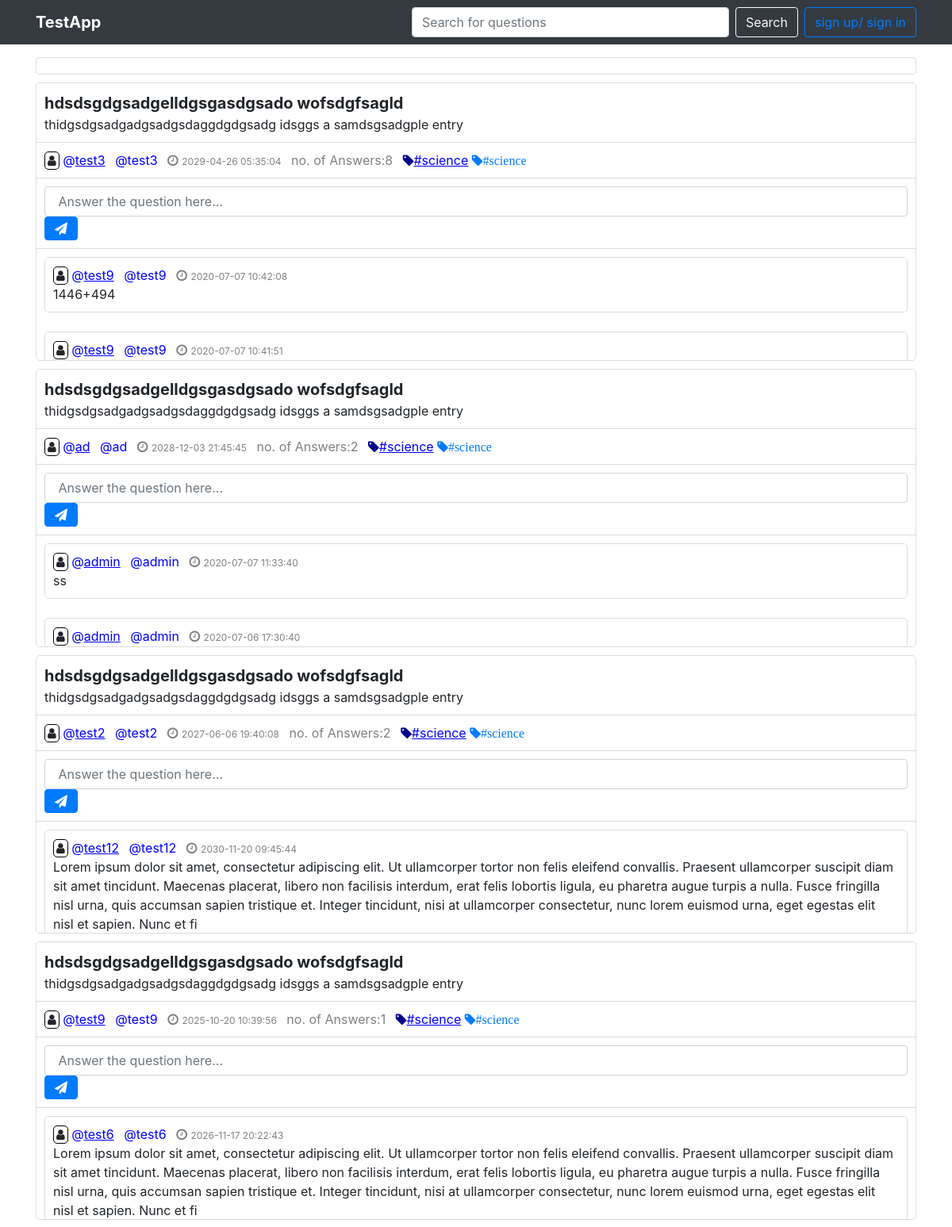
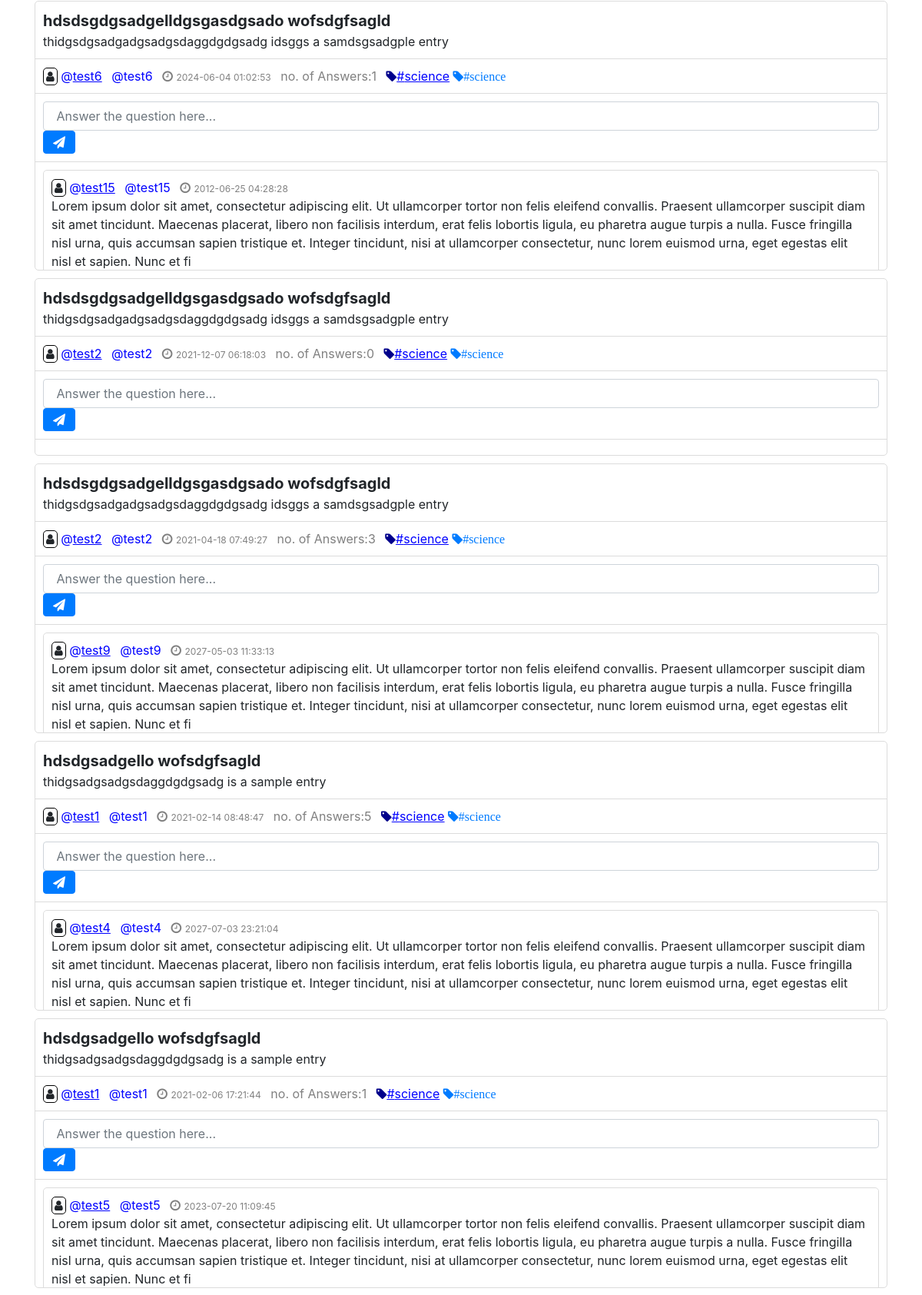
The page / (upper part) on the database its author committed (2 pictures, top to bottom).
### tables this page shows
CREATE TABLE "questions" (
	"question_id"	INTEGER UNIQUE,
	"user_id"	INTEGER NOT NULL,
	"timestamp"	TEXT NOT NULL,
	"title"	TEXT NOT NULL,
	"description"	TEXT NOT NULL,
	"tag"	TEXT NOT NULL,
	PRIMARY KEY("question_id" AUTOINCREMENT)
);

CREATE TABLE "authentication" (
	"user_id"	INTEGER UNIQUE,
	"username"	TEXT NOT NULL UNIQUE,
	"email"	TEXT NOT NULL UNIQUE,
	"password"	TEXT NOT NULL,
	PRIMARY KEY("user_id" AUTOINCREMENT)
);

CREATE TABLE "answers" (
	"answer_id"	INTEGER UNIQUE,
	"user_id"	INTEGER,
	"question_id"	INTEGER NOT NULL,
	"timestamp"	TEXT NOT NULL,
	"answer"	TEXT NOT NULL,
	PRIMARY KEY("answer_id" AUTOINCREMENT)
);

### server.py (the view)
@app.route('/',methods=['post','get'])
def index():
    print('loding home.html')
    if 'userid' in session and 'username' in session:
        useridv = session['userid']
        usernamev = session['username']
        result1 = gather_data1(session_id=useridv)
        print('session data found : ','userid = ',useridv,' username = ', usernamev )
        return render_template('home.html',userid=useridv,username= usernamev,posts=result1,inPostPage=0)
    else:
        result1 = gather_data1(session_id=0)
        print('inside session not found')
        app.secret_key = secretkeygeneration()
        return render_template('home.html',userid=0,username='none',posts=result1,inPostPage=0)

### server.py (called while the page is built)
def secretkeygeneration():
    import secrets
    import string
    key=str(''.join(secrets.choice(string.ascii_uppercase + string.digits + string.ascii_lowercase) for i in range(16)))
    print('secret key: ',key)
    return key

def collect_data_form_answers(question_id):
    mydb = sqlite3.connect('server_data.db')
    con = mydb.execute("SELECT A.answer_id,S.username, A.timestamp, A.answer, A.user_id FROM answers A join authentication S on (A.user_id ==S.user_id)  where question_id = ? order by timestamp DESC;",[question_id])
    result= con.fetchall()
    mydb.close()
    return result

def collect_data_from_question_by_userid(keyword):
    mydb = sqlite3.connect('server_data.db')
    if keyword != 'none':
        con = mydb.execute("SELECT  Q.question_id, A.username, Q.timestamp, Q.title, Q.description, Q.tag, Q.user_id FROM questions Q join authentication A on (Q.user_id == A.user_id) where Q.user_id = ? order by Q.timestamp DESC ;",[keyword])
        result= con.fetchall()
        mydb.close()
        return result
    else:
        con = mydb.execute("SELECT  Q.question_id, A.username, Q.timestamp, Q.title, Q.description, Q.tag, Q.user_id FROM questions Q join authentication A on (Q.user_id == A.user_id) order by Q.timestamp DESC ;")
        result= con.fetchall()
        mydb.close()
        return result

### Templates/home.html (shortened to what this page needs)
<html>
<head>
    <link rel="stylesheet" type="text/css" href="{{ url_for('static', filename='style07.css') }}">
  <link rel="stylesheet" href="https://maxcdn.bootstrapcdn.com/bootstrap/4.5.0/css/bootstrap.min.css">
    <link rel="stylesheet" href="https://cdnjs.cloudflare.com/ajax/libs/font-awesome/4.7.0/css/font-awesome.min.css">
</head>
<body onload = "onload_function()">
<nav class="navbar navbar-expand-lg navbar-dark bg-dark">
  <div class="container">
  <a class="navbar-brand font-weight-bold" href="http://127.0.0.1:5000">TestApp</a>
  <div class="collapse navbar-collapse" id="navbarContent">
    <div class="navbar-nav ml-auto mr-sm-2">
    <form class="form-inline my-2 my-lg-0" action="http://127.0.0.1:5000/search" method="post">
      <input class="form-control mr-sm-2" id="searchBar" type="search" placeholder="Search for questions" name="search">
      <button class="btn btn-outline-light my-2 my-sm-0" type="submit">Search</button>
    </form>
  </div>
<div>
        <button id="signup" onclick="restartSignModal()" type="button" class="btn btn-outline-primary my-2 my-sm-0" type="button" data-toggle="modal" data-target=".signInModal">sign up/ sign in</button>
        </div>
          </div>
</div>
</nav>
<div class="container">
      <div id="postButtons" class="center" style="text-align: center;">
      </div>
      <div id="intro" style="padding:10px; border:1px solid gainsboro; border-radius: 5px;">
      </div>
      {% for questions in posts %}
     <div id="posts" style="margin-top:10px;">
      <div class="postCardModal">
        <div class="questionModal">
        <span style="display: inline-block; font-weight: bold; font-size: 20px;" id="title1{{questions['question_id']}}">{{questions['question title']}}</span>
        <div id="question1{{questions['question_id']}}">{{questions['question description']}}</div>
        </div>
        <div class="postCardRow2">
        <i class="fa fa-user" data-toggle="tooltip" title="{{questions['question postedby']}}" id="userHead2"></i>
        <span class="postCardUsername mr-sm-2">@<span style="text-decoration: underline;">{{questions['question postedby']}}</span></span>
        <a class="postCardUsername mr-sm-2" href="http://127.0.0.1:5000/tag?search={{questions['question postedby']}}">@{{questions['question postedby']}}</a>
        <i class="fa fa-clock-o" id="postClock"></i>
        <span id="timeOfPost" class="mr-sm-2">{{questions['question timestamp']}}</span>
        <span id="noOfAns" class="mr-sm-2">no. of Answers:{{questions['no of answers']}}</span>
        <span id="tagDiv"><i class="fa fa-tag" style="color:darkblue;" aria-hidden="true"></i>#{{questions['question tag']}}</span>
        <a class= "fa fa-tag" href="http://127.0.0.1:5000/tag?search={{questions['question tag']}}">#{{questions['question tag']}}</a>
      </div>
      </div>
      <div id="postAnswerDiv">
         <form id="postAnswerForm" action="http://127.0.0.1:5000/createanswer" method="post">
            <input type="text" class="form-control" id="20" placeholder=" Answer the question here..." name="answer">
            <button type="submit" class="btn btn-primary" id="{{questions['question_id']}}"><i class="fa fa-paper-plane" style="color:white;"  aria-hidden="true"></i></button>
          </form>
      </div>
      <div id="answers" style="height: {{questions['question answer scroll height']}}px; overflow-y: {{questions['question answer scroll status']}};">
        {% for answers in questions['question answers'] %}
        <div class="answerPost">
         <i class="fa fa-user" data-toggle="tooltip" title="{{answers['answered by']}}" id="userHead2"></i>
        <span class="postCardUsername mr-sm-2">@<span style="text-decoration: underline;">{{answers['answered by']}}</span></span>
        <a class="postCardUsername mr-sm-2" href="http://127.0.0.1:5000/tag?search={{answers['answered by']}}">@{{answers['answered by']}}</a>
        <i class="fa fa-clock-o" id="postClock"></i>
        <span id="timeOfPost" class="mr-sm-2">{{answers['answer timestamp']}}</span>
        <div id="answer1{{answers['answer_id']}}" class="theAnswerClass">{{answers['answer']}}</div>
        </div>
        <br>
        {% endfor %}
      </div>
     </div>
     {% endfor %}
    </div>
</body>
</html>

### Static/style07.css (style rules this page uses)
#searchBar { width: 400px !important; }
#userHead2 { font-size: 15px; border:1px solid black; border-radius:5px; padding:3px; }
.postCardRow2 { padding:10px; border-bottom: 1px solid gainsboro; }
.postCardUsername { color:blue; }
#postClock { color:grey; }
#timeOfPost { color:grey; font-size:12px; }
#noOfAns { color: grey; }
#tagDiv { cursor: pointer; color:blue; text-decoration: underline; }
.postCardUsername { cursor: pointer; }
#posts { border:1px solid gainsboro; border-radius:5px; }
.questionModal { padding:10px; border-bottom: 1px solid gainsboro; }
#postAnswerDiv { padding:10px; border-bottom:1px solid gainsboro; }
#postAnswerForm { padding:0 !important; margin:0 !important; }
#answers { padding: 10px; }
.answerPost { padding:10px; border:1px solid gainsboro; border-radius: 5px; }
.center { display: block; margin-left: auto; margin-right: auto; width: 50%; }

### rows shown on the page
questions: title "hdsdsgdgsadgelldgsgasdgsado wofsdgfsagld", description "thidgsdgsadgadgsadgsdaggdgdgsadg idsggs a samdsgsadgple entry", username "test3", timestamp "2029-04-26 05:35:04", questions "8", tag "science", {{ questions['question answer scroll height'] }} 140 (drawn)
answers: username "test9", timestamp "2020-07-07 10:42:08", answer "1446+494"
answers: username "test9", timestamp "2020-07-07 10:41:51"
questions: title "hdsdsgdgsadgelldgsgasdgsado wofsdgfsagld", description "thidgsdgsadgadgsadgsdaggdgdgsadg idsggs a samdsgsadgple entry", username "ad", timestamp "2028-12-03 21:45:45", questions "2", tag "science", {{ questions['question answer scroll height'] }} 140 (drawn)
answers: username "admin", timestamp "2020-07-07 11:33:40", answer "ss"
answers: username "admin", timestamp "2020-07-06 17:30:40"
questions: title "hdsdsgdgsadgelldgsgasdgsado wofsdgfsagld", description "thidgsdgsadgadgsadgsdaggdgdgsadg idsggs a samdsgsadgple entry", username "test2", timestamp "2027-06-06 19:40:08", user "2", tag "science", {{ questions['question answer scroll height'] }} 140 (drawn)
answers: username "test12", timestamp "2030-11-20 09:45:44", answer "Lorem ipsum dolor sit amet, consectetur adipiscing elit. Ut ullamcorper tortor non felis eleifend convallis. Praesent ullamcorper suscipit diam sit amet tincidunt. Maecenas placerat, libero non facilisis interdum, erat felis lobortis ligula, eu pharetra augue turpis a nulla. Fusce fringilla nisl urna, quis accumsan sapien tristique et. Integer tincidunt, nisi at ullamcorper consectetur, nunc lorem euismod urna, eget egestas elit nisl et sapien. Nunc et fi"
questions: title "hdsdsgdgsadgelldgsgasdgsado wofsdgfsagld", description "thidgsdgsadgadgsadgsdaggdgdgsadg idsggs a samdsgsadgple entry", username "test9", timestamp "2025-10-20 10:39:56", questions "1", tag "science", {{ questions['question answer scroll height'] }} 140 (drawn)
answers: username "test6", timestamp "2026-11-17 20:22:43", answer "Lorem ipsum dolor sit amet, consectetur adipiscing elit. Ut ullamcorper tortor non felis eleifend convallis. Praesent ullamcorper suscipit diam sit amet tincidunt. Maecenas placerat, libero non facilisis interdum, erat felis lobortis ligula, eu pharetra augue turpis a nulla. Fusce fringilla nisl urna, quis accumsan sapien tristique et. Integer tincidunt, nisi at ullamcorper consectetur, nunc lorem euismod urna, eget egestas elit nisl et sapien. Nunc et fi"
questions: title "hdsdsgdgsadgelldgsgasdgsado wofsdgfsagld", description "thidgsdgsadgadgsadgsdaggdgdgsadg idsggs a samdsgsadgple entry", username "test6", timestamp "2024-06-04 01:02:53", questions "1", tag "science", {{ questions['question answer scroll height'] }} 140 (drawn)
answers: username "test15", timestamp "2012-06-25 04:28:28", answer "Lorem ipsum dolor sit amet, consectetur adipiscing elit. Ut ullamcorper tortor non felis eleifend convallis. Praesent ullamcorper suscipit diam sit amet tincidunt. Maecenas placerat, libero non facilisis interdum, erat felis lobortis ligula, eu pharetra augue turpis a nulla. Fusce fringilla nisl urna, quis accumsan sapien tristique et. Integer tincidunt, nisi at ullamcorper consectetur, nunc lorem euismod urna, eget egestas elit nisl et sapien. Nunc et fi"
questions: title "hdsdsgdgsadgelldgsgasdgsado wofsdgfsagld", description "thidgsdgsadgadgsadgsdaggdgdgsadg idsggs a samdsgsadgple entry", username "test2", timestamp "2021-12-07 06:18:03", questions "0", tag "science"
questions: title "hdsdsgdgsadgelldgsgasdgsado wofsdgfsagld", description "thidgsdgsadgadgsadgsdaggdgdgsadg idsggs a samdsgsadgple entry", username "test2", timestamp "2021-04-18 07:49:27", questions "3", tag "science", {{ questions['question answer scroll height'] }} 140 (drawn)
answers: username "test9", timestamp "2027-05-03 11:33:13", answer "Lorem ipsum dolor sit amet, consectetur adipiscing elit. Ut ullamcorper tortor non felis eleifend convallis. Praesent ullamcorper suscipit diam sit amet tincidunt. Maecenas placerat, libero non facilisis interdum, erat felis lobortis ligula, eu pharetra augue turpis a nulla. Fusce fringilla nisl urna, quis accumsan sapien tristique et. Integer tincidunt, nisi at ullamcorper consectetur, nunc lorem euismod urna, eget egestas elit nisl et sapien. Nunc et fi"
questions: title "hdsdgsadgello wofsdgfsagld", description "thidgsadgsadgsdaggdgdgsadg is a sample entry", username "test1", timestamp "2021-02-14 08:48:47", questions "5", tag "science", {{ questions['question answer scroll height'] }} 140 (drawn)
answers: username "test4", timestamp "2027-07-03 23:21:04", answer "Lorem ipsum dolor sit amet, consectetur adipiscing elit. Ut ullamcorper tortor non felis eleifend convallis. Praesent ullamcorper suscipit diam sit amet tincidunt. Maecenas placerat, libero non facilisis interdum, erat felis lobortis ligula, eu pharetra augue turpis a nulla. Fusce fringilla nisl urna, quis accumsan sapien tristique et. Integer tincidunt, nisi at ullamcorper consectetur, nunc lorem euismod urna, eget egestas elit nisl et sapien. Nunc et fi"
questions: title "hdsdgsadgello wofsdgfsagld", description "thidgsadgsadgsdaggdgdgsadg is a sample entry", username "test1", timestamp "2021-02-06 17:21:44", user "1", tag "science", {{ questions['question answer scroll height'] }} 140 (drawn)
answers: username "test5", timestamp "2023-07-20 11:09:45", answer "Lorem ipsum dolor sit amet, consectetur adipiscing elit. Ut ullamcorper tortor non felis eleifend convallis. Praesent ullamcorper suscipit diam sit amet tincidunt. Maecenas placerat, libero non facilisis interdum, erat felis lobortis ligula, eu pharetra augue turpis a nulla. Fusce fringilla nisl urna, quis accumsan sapien tristique et. Integer tincidunt, nisi at ullamcorper consectetur, nunc lorem euismod urna, eget egestas elit nisl et sapien. Nunc et fi"
